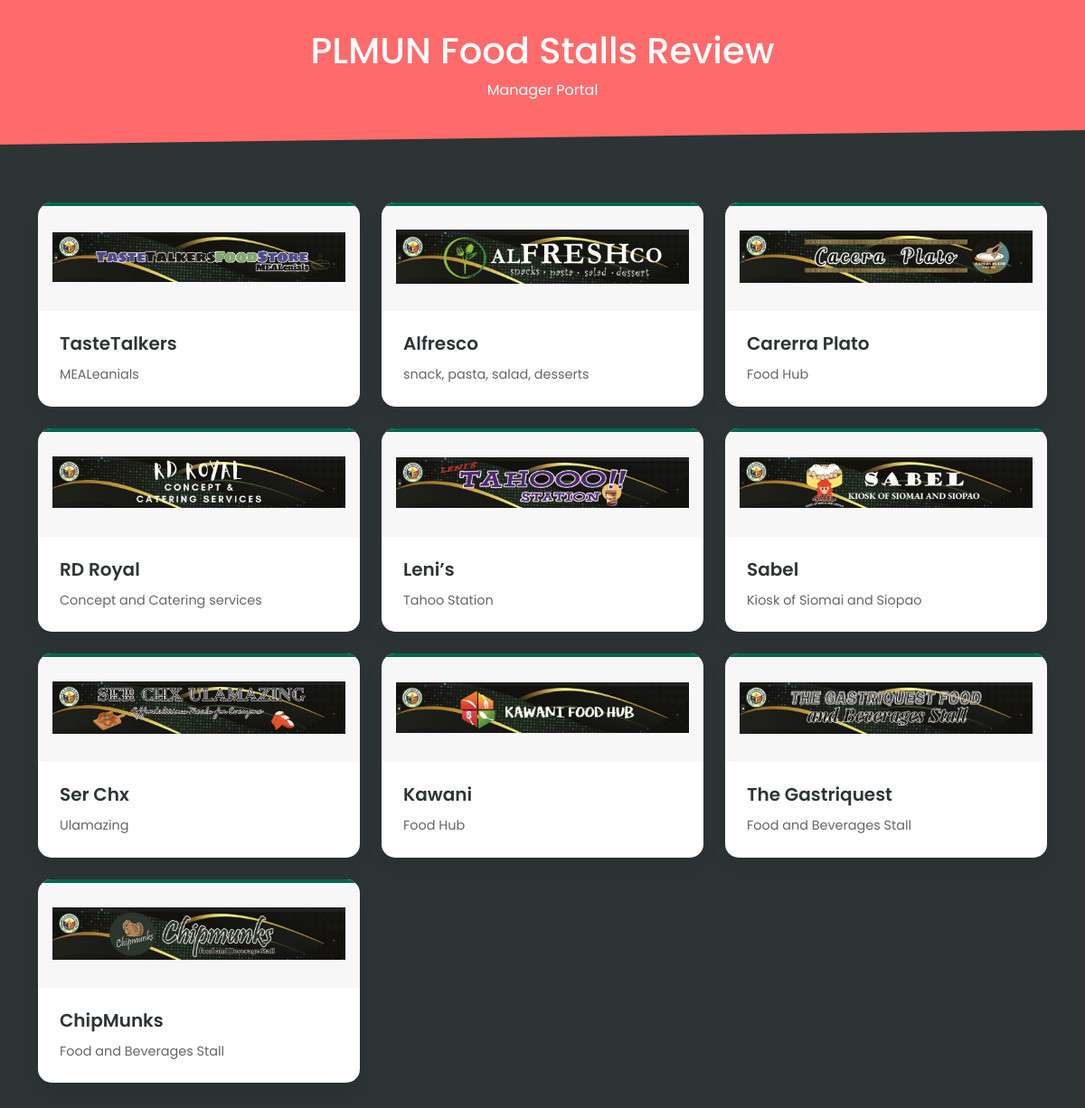
The page /stall_admin/stall_selection.php on the database its author committed.
### tables this page shows
CREATE TABLE `food_stalls` (
  `id` int(11) NOT NULL,
  `stall_name` varchar(100) NOT NULL,
  `description` text DEFAULT NULL,
  `username` varchar(50) NOT NULL,
  `password` varchar(255) NOT NULL,
  `created_at` timestamp NOT NULL DEFAULT current_timestamp()
);

### stall_admin/stall_selection.php (the view, shortened to what this page needs)
<?php
require_once "../config/db_config.php";
$stalls = [];
$query = "SELECT id, stall_name, description FROM food_stalls";
$result = $conn->query($query);
if ($result->num_rows > 0) {
    while ($row = $result->fetch_assoc()) {
        $row["logo"] = "../assets/img/" . $row["id"] . ".jpg";
        $stalls[] = $row;
    }
}
?>
<!DOCTYPE html>
<html lang="en">
<head>
    <link href="https://cdn.jsdelivr.net/npm/bootstrap@5.3.0/dist/css/bootstrap.min.css" rel="stylesheet">
</head>
<body>
    <div class="hero-section">
        <div class="container">
            <h1 class="hero-title">PLMUN Food Stalls Review</h1>
            <p class="hero-subtitle">Manager Portal</p>
        </div>
    </div>
    <div class="container py-5">
        <div class="row g-4">
            <?php foreach ($stalls as $stall): ?>
                <a href="login.php?stall_id=<?= $stall[
                    "id"
                ] ?>" class="col-md-6 col-lg-4 card-link">
                    <div class="card stall-card h-100">
                        <div class="logo-container">
                            <img src="<?= $stall[
                                "logo"
                            ] ?>" alt="<?= htmlspecialchars(
    $stall["stall_name"]
) ?>"
                                class="stall-logo">
                        </div>
                        <div class="card-content">
                            <h5 class="card-title"><?= htmlspecialchars(
                                $stall["stall_name"]
                            ) ?></h5>
                            <p class="card-text"><?= htmlspecialchars(
                                $stall["description"]
                            ) ?></p>
                        </div>
                    </div>
                </a>
            <?php endforeach; ?>
        </div>
    </div>
</body>
</html>

### stall_admin/stall_selection.php (style rules this page uses)
:root { --primary-color: #FF6B6B; --secondary-color: #4ECDC4; --dark-color: #2D3436; --light-color: #F9F9F9; --header-primary: #00674F }
body { font-family: 'Poppins', sans-serif; background: var(--dark-color); color: var(--dark-color); }
.stall-card { transition: all 0.3s cubic-bezier(0.4, 0, 0.2, 1); border: none; border-radius: 15px; overflow: hidden; box-shadow: 0 10px 20px rgba(0, 0, 0, 0.08); background: white; position: relative; cursor: pointer; }
.stall-card::before { content: ''; position: absolute; top: 0; left: 0; right: 0; height: 4px; background: var(--header-primary); }
.card-title { font-weight: 600; color: var(--dark-color); margin-bottom: 0.75rem; }
.card-text { color: #666; font-size: 0.9rem; line-height: 1.5; }
.hero-section { text-align: center; padding: 2rem 0; background: var(--primary-color); color: white; margin-bottom: 1rem; clip-path: polygon(0 0, 100% 0, 100% 90%, 0 100%); }
.logo-container { height: 120px; display: flex; align-items: center; justify-content: center; padding: 1rem; overflow: hidden; background: rgba(0, 0, 0, 0.03); }
.stall-logo { max-height: 100%; max-width: 100%; object-fit: contain; transition: transform 0.3s ease; }
.card-content { padding: 1.5rem; text-decoration: none !important; color: inherit; }
a.card-link { text-decoration: none; color: inherit; }

### rows shown on the page
food_stalls: shows a picture, stall_name "TasteTalkers", description "MEALeanials"
food_stalls: shows a picture, stall_name "Alfresco", description "snack, pasta, salad, desserts"
food_stalls: shows a picture, stall_name "Carerra Plato", description "Food Hub"
food_stalls: shows a picture, stall_name "RD Royal", description "Concept and Catering services"
food_stalls: shows a picture, stall_name "Leni’s", description "Tahoo Station"
food_stalls: shows a picture, stall_name "Sabel", description "Kiosk of Siomai and Siopao"
food_stalls: shows a picture, stall_name "Ser Chx", description "Ulamazing"
food_stalls: shows a picture, stall_name "Kawani", description "Food Hub"
food_stalls: shows a picture, stall_name "The Gastriquest", description "Food and Beverages Stall"
food_stalls: shows a picture, stall_name "ChipMunks", description "Food and Beverages Stall"
